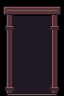

This game map was drawn from its Tiled (.tmx) file and the tilesets committed beside it. A one-line description and the full map source follow:
An orthogonal 2x3 tile map with 32x32 px tiles, 1 tile layer (Assembly), 3 tilesets.

<map version="1.10" orientation="orthogonal" renderorder="right-down" width="2" height="3" tilewidth="32" tileheight="32" infinite="0" nextlayerid="2" nextobjectid="1">
  <tileset firstgid="1" source="../floors.tsx" />
  <tileset firstgid="321" source="../walls.tsx" />
  <tileset firstgid="961" source="../architecture.tsx" />
  <layer id="1" name="Assembly" width="2" height="3">
    <data encoding="csv">
961,962,
977,978,
993,994
</data>
  </layer>
</map>
